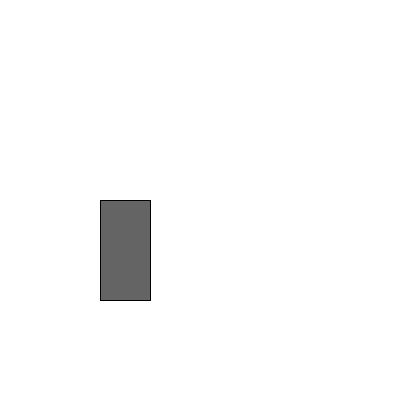
Frame 1 (no input)
Frame 60 (the mouse pressed at the canvas centre just before this capture): identical to frame 1, image omitted
Frame 120 (the mouse held since frame 60 and released just before this capture): identical to frame 1, image omitted

The Processing sketch that drew this single still picture (run headless with seeded random() and noise(); from frame 60 on, the mouse is pressed at the canvas centre):

// Processing sketch: personaje_salto_nombres_variables
// ── personaje_salto_nombres_variables.pde
boolean personaje_estaSaltando;
int personaje_estaSaltandoDireccion;
int personaje_velocidadSalto = 3;
int personaje_velocidadCaminar = 5;
int personaje_posX = 100;
int personaje_posY = 200;
int topePiso = 200;
int topeSalto = personaje_posY - 100;

void setup() {
  size(400, 400);
}
void draw() {
  background(255);
  fill(100);
  rect(personaje_posX, personaje_posY, 50, 100);
  calcularMovimiento();
}

void calcularMovimiento() {
  calcularMovimientosLaterales();
  calcularQueEstaSaltando();
}

void calcularMovimientosLaterales() {
  if (keyPressed && keyCode == LEFT) {
    personaje_posX-=personaje_velocidadCaminar;
  }
  if (keyPressed && keyCode == RIGHT) {
    personaje_posX+=personaje_velocidadCaminar;
  }
}

void calcularQueEstaSaltando() {
  if (keyPressed && keyCode == UP && !personaje_estaSaltando) {
    personaje_estaSaltando = true;
    personaje_estaSaltandoDireccion = 1; //Esta llendo hacia arriba
  } else if (
    personaje_estaSaltando && 
    personaje_estaSaltandoDireccion == 1 &&
    personaje_posY < topeSalto) {
    personaje_estaSaltandoDireccion = -1;
  } else if (
    personaje_estaSaltando && 
    personaje_estaSaltandoDireccion == -1 &&
    personaje_posY > topePiso) {
    personaje_estaSaltandoDireccion = 0;
    personaje_estaSaltando = false;
  } else if (personaje_estaSaltando && personaje_estaSaltandoDireccion == 1) {
    personaje_posY-=personaje_velocidadSalto;
  } else if (personaje_estaSaltando && personaje_estaSaltandoDireccion == -1) {
    personaje_posY+=personaje_velocidadSalto;
  }
}
